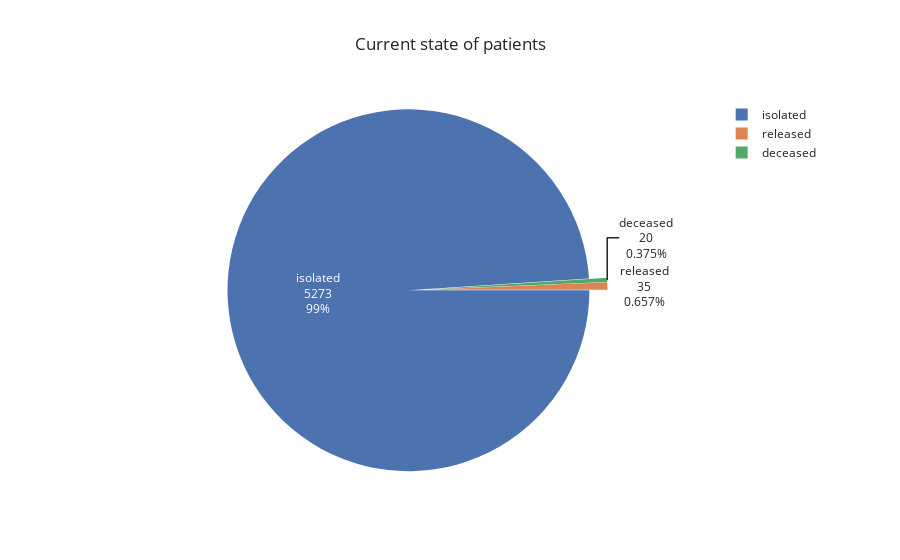

Write notebook code for a chart like this one.
### Code cell
states = pd.DataFrame(patient["state"].value_counts())
states["status"] = states.index
states.rename(columns={"state": "count"}, inplace=True)

fig = px.pie(states,
             values="count",
             names="status",
             title="Current state of patients",
             template="seaborn")
fig.update_traces(rotation=90, pull=0.05, textinfo="value+percent+label")
fig.show()

### Figure 1 — Plotly figure (JSON) as saved in the notebook; plotly's stock layout.template omitted (floating-point values rounded to 4 significant figures)
{"data": [{"domain": {"x": [0, 1], "y": [0, 1]}, "hovertemplate": "status=%{label}<br>count=%{value}<extra></extra>", "labels": ["isolated", "released", "deceased"], "legendgroup": "", "name": "", "pull": 0.05, "rotation": 90, "showlegend": true, "textinfo": "value+percent+label", "type": "pie", "values": [5273, 35, 20]}], "layout": {"legend": {"tracegroupgap": 0}, "title": {"text": "Current state of patients"}}}
